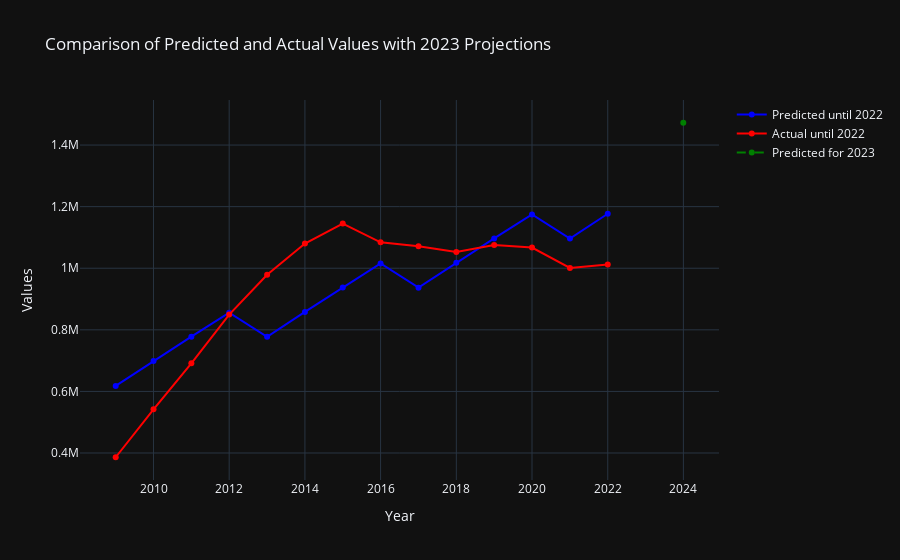

Source (notebook cell):
### Code cell
import plotly.graph_objects as go
import pandas as pd
import numpy as np

# Suponha que 'forecast_insc' seja o seu DataFrame já com as previsões do Prophet

# Separar dados até 2022 e dados de 2023
df_until_2022 = forecast_insc[forecast_insc['ds'] <= '2022-12-31']
df_2023 = forecast_insc[forecast_insc['ds'] > '2022-12-31']

# Gráfico comparativo de yhat (previsões) e y (valores reais)
fig_comparison = go.Figure()

# Dados até 2022
fig_comparison.add_trace(go.Scatter(
    x=df_until_2022['ds'], 
    y=df_until_2022['yhat'], 
    mode='lines+markers', 
    name='Predicted until 2022', 
    line=dict(color='blue'),
    customdata=np.stack((df_until_2022['y'], df_until_2022['percentage_error']), axis=-1),
    hovertemplate="<b>%{x}</b><br><br>Predicted: %{y:.2f}<br>Actual: %{customdata[0]:.2f}<br>Error: %{customdata[1]:.2f}%<extra></extra>"
))

# Dados reais até 2022
fig_comparison.add_trace(go.Scatter(
    x=df_until_2022['ds'], 
    y=df_until_2022['y'], 
    mode='lines+markers', 
    name='Actual until 2022', 
    line=dict(color='red')
))

# Previsões para 2023
fig_comparison.add_trace(go.Scatter(
    x=df_2023['ds'], 
    y=df_2023['yhat'], 
    mode='lines+markers', 
    name='Predicted for 2023', 
    line=dict(color='green', dash='dash'),
    hovertemplate="<b>%{x}</b><br><br>Predicted: %{y:.2f}<br><extra></extra>"
))

# Adicionando título e labels
fig_comparison.update_layout(
    title='Comparison of Predicted and Actual Values with 2023 Projections',
    xaxis_title='Year',
    yaxis_title='Values',
    template='plotly_dark'
)

# Mostrar o gráfico
fig_comparison.show()

### Figure 1 — Plotly figure (JSON) as saved in the notebook; plotly's stock layout.template omitted (floating-point values rounded to 4 significant figures)
{"data": [{"customdata": [[386231, 59.99], [542007, 28.88], [691342, 12.52], [849619, 0.733], [978974, 20.59], [1080304, 20.58], [1145264, 18.16], [1084139, 6.348], [1071751, 12.58], [1052593, 3.335], [1075264, 2.003], [1067303, 10.07], [1000771, 9.551], [1011948, 16.31]], "hovertemplate": "<b>%{x}</b><br><br>Predicted: %{y:.2f}<br>Actual: %{customdata[0]:.2f}<br>Error: %{customdata[1]:.2f}%<extra></extra>", "line": {"color": "blue"}, "mode": "lines+markers", "name": "Predicted until 2022", "type": "scatter", "x": ["2009-01-01T00:00:00", "2010-01-01T00:00:00", "2011-01-01T00:00:00", "2012-01-01T00:00:00", "2013-01-01T00:00:00", "2014-01-01T00:00:00", "2015-01-01T00:00:00", "2016-01-01T00:00:00", "2017-01-01T00:00:00", "2018-01-01T00:00:00", "2019-01-01T00:00:00", "2020-01-01T00:00:00", "2021-01-01T00:00:00", "2022-01-01T00:00:00"], "y": [617900.0, 698600.0, 777900.0, 855800.0, 777400.0, 858000.0, 937300.0, 1015000.0, 936900.0, 1017000.0, 1097000.0, 1175000.0, 1096000.0, 1177000.0]}, {"line": {"color": "red"}, "mode": "lines+markers", "name": "Actual until 2022", "type": "scatter", "x": ["2009-01-01T00:00:00", "2010-01-01T00:00:00", "2011-01-01T00:00:00", "2012-01-01T00:00:00", "2013-01-01T00:00:00", "2014-01-01T00:00:00", "2015-01-01T00:00:00", "2016-01-01T00:00:00", "2017-01-01T00:00:00", "2018-01-01T00:00:00", "2019-01-01T00:00:00", "2020-01-01T00:00:00", "2021-01-01T00:00:00", "2022-01-01T00:00:00"], "y": [386231, 542007, 691342, 849619, 978974, 1080304, 1145264, 1084139, 1071751, 1052593, 1075264, 1067303, 1000771, 1011948]}, {"hovertemplate": "<b>%{x}</b><br><br>Predicted: %{y:.2f}<br><extra></extra>", "line": {"color": "green", "dash": "dash"}, "mode": "lines+markers", "name": "Predicted for 2023", "type": "scatter", "x": ["2023-12-31T00:00:00"], "y": [1472000.0]}], "layout": {"title": {"text": "Comparison of Predicted and Actual Values with 2023 Projections"}, "xaxis": {"title": {"text": "Year"}}, "yaxis": {"title": {"text": "Values"}}}}
